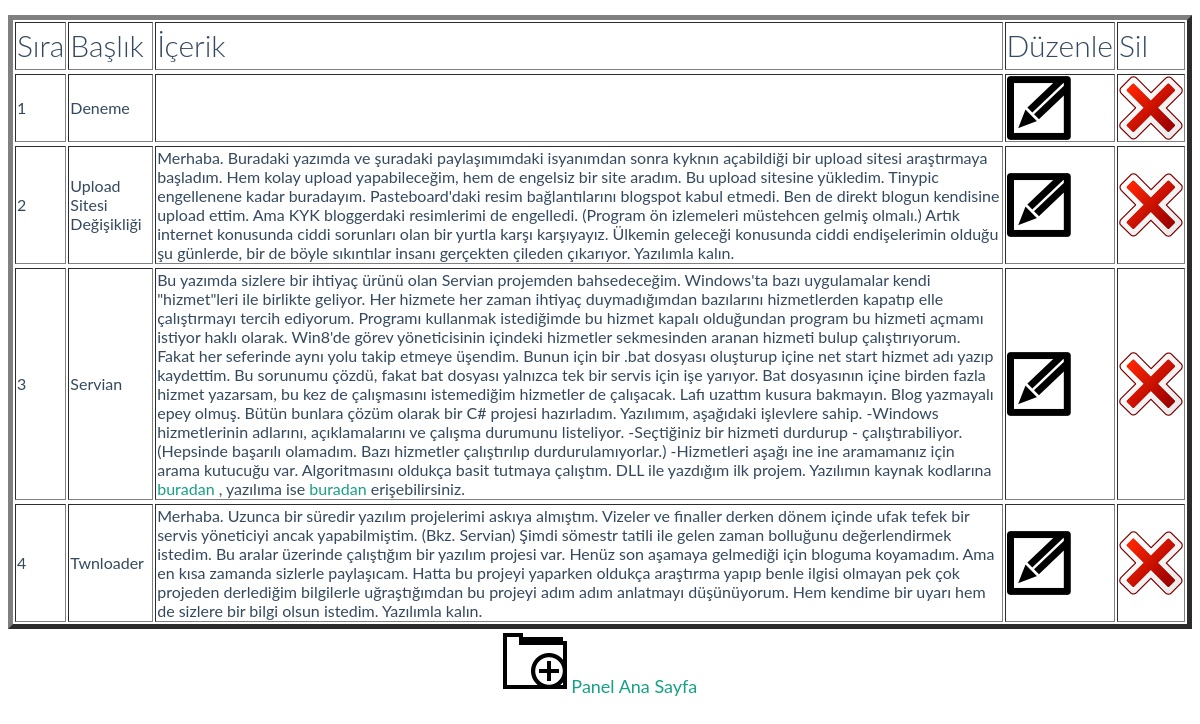
/yon/yazilis.php, run on the app's committed database.
### tables this page shows
CREATE TABLE IF NOT EXISTS `yazilar` (
  `id` int(11) NOT NULL AUTO_INCREMENT,
  `baslik` text,
  `yazi` text NOT NULL,
  PRIMARY KEY (`id`),
  UNIQUE KEY `id` (`id`)
);

### yon/yazilis.php (the view, shortened to what this page needs)
<link href="../css/flat-ui.css" rel="stylesheet">
<center>
<p>
<div id="duzenle" max-width="150px">
<table border=5>
<tr class="lead">
<td> Sıra </td>
<td> Başlık </td>
<td> İçerik </td>
<td> Düzenle </td>
<td> Sil </td>
</tr>
</div>
</center>
<?php
$sorgu = mysql_query("select * from yazilar order by id asc");
$say = mysql_num_rows($sorgu);
if ($say>0){
	while($satir = mysql_fetch_array($sorgu)) {
		$id=$_SESSION['id'];
		$sorgu2 = mysql_query("select * from yazilar where id='$id'");
	echo "<center>";
	echo "<tr>";
	echo "<tr>";
		echo "<td>".$satir['id']."</td>";
		echo "<td>".$satir['baslik']."</td>";
		echo "<td style max-width=150>".$satir['yazi']."</td>";
		echo "<td><a href='yaziduz.php?id=".$id."'><img src=img/duzenle.png width=64 height=64></td>";
		echo "<td><a href='yazisil.php?id=".$id."'><img src=img/sil.png width=64 height=64></td>";
		echo "</tr>";
		echo "</center>";
	}
}
?>
<a href="yaziekle.php"><img src="img/ekle.png" width=64 height=64></a>
<a href="anasayfa.php"> Panel Ana Sayfa </a>

### data on the page
yazilar: id "1", baslik "Deneme"
yazilar: id "2", baslik "Upload Sitesi Değişikliği", yazi "Merhaba. Buradaki yazımda ve şuradaki paylaşımımdaki isyanımdan sonra kyknın açabildiği bir upload sitesi araştırmaya başladım. Hem kolay upload yapabileceğim, hem de engelsiz bir site aradım. Bu upload sitesine yükledim. Tinypic engellenene kadar buradayım. Pasteboard'daki resim bağlantılarını blogspot kabul etmedi. Ben de direkt blogun kendisine upload ettim. Ama KYK bloggerdaki resimlerimi de engelledi. (Program ön izlemeleri müstehcen gelmiş olmalı.) Artık internet konusunda ciddi sorunları olan bir yurtla karşı karşıyayız. Ülkemin geleceği konusunda ciddi endişelerimin olduğu şu günlerde, bir de böyle sıkıntılar insanı gerçekten çileden çıkarıyor. Yazılımla kalın."
yazilar: id "3", baslik "Servian", yazi "Bu yazımda sizlere bir ihtiyaç ürünü olan Servian projemden bahsedeceğim. Windows'ta bazı uygulamalar kendi \"hizmet\"leri ile birlikte geliyor. Her hizmete her zaman ihtiyaç duymadığımdan bazılarını hizmetlerden kapatıp elle çalıştırmayı tercih ediyorum. Programı kullanmak istediğimde bu hizmet kapalı olduğundan program bu hizmeti açmamı istiyor haklı olarak. Win8'de görev yöneticisinin içindeki hizmetler sekmesinden aranan hizmeti bulup çalıştırıyorum. Fakat her seferinde aynı yolu takip etmeye üşendim. Bunun için bir .bat dosyası oluşturup içine net start hizmet adı yazıp kaydettim. Bu sorunumu çözdü, fakat bat dosyası yalnızca tek bir servis için işe yarıyor. Bat dosyasının içine birden…"
yazilar: id "4", baslik "Twnloader", yazi "Merhaba. Uzunca bir süredir yazılım projelerimi askıya almıştım. Vizeler ve finaller derken dönem içinde ufak tefek bir servis yöneticiyi ancak yapabilmiştim. (Bkz. Servian) Şimdi sömestr tatili ile gelen zaman bolluğunu değerlendirmek istedim. Bu aralar üzerinde çalıştığım bir yazılım projesi var. Henüz son aşamaya gelmediği için bloguma koyamadım. Ama en kısa zamanda sizlerle paylaşıcam. Hatta bu projeyi yaparken oldukça araştırma yapıp benle ilgisi olmayan pek çok projeden derlediğim bilgilerle uğraştığımdan bu projeyi adım adım anlatmayı düşünüyorum. Hem kendime bir uyarı hem de sizlere bir bilgi olsun istedim. Yazılımla kalın."
